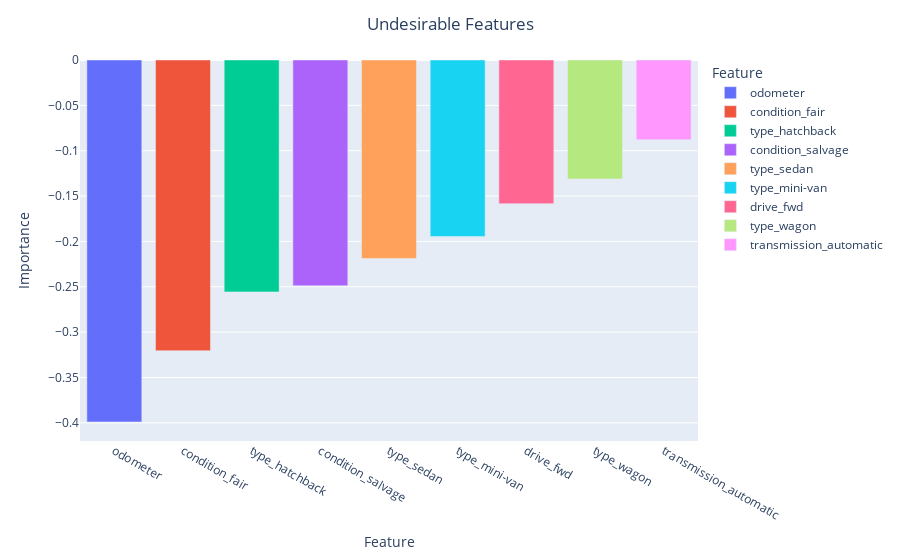

Notebook cell for this chart:
### Code cell
#px.bar(x = coeffs_df1_neg_imp['feature'], y = coeffs_df1_neg_imp['coefficient'])
pFig2.show()

### Figure 1 — Plotly figure (JSON) as saved in the notebook; plotly's stock layout.template omitted (floating-point values rounded to 4 significant figures)
{"data": [{"alignmentgroup": "True", "hovertemplate": "Feature=%{x}<br>Importance=%{y}<extra></extra>", "legendgroup": "odometer", "marker": {"color": "#636efa", "pattern": {"shape": ""}}, "name": "odometer", "offsetgroup": "odometer", "orientation": "v", "showlegend": true, "textposition": "auto", "type": "bar", "x": ["odometer"], "xaxis": "x", "y": [-0.399], "yaxis": "y"}, {"alignmentgroup": "True", "hovertemplate": "Feature=%{x}<br>Importance=%{y}<extra></extra>", "legendgroup": "condition_fair", "marker": {"color": "#EF553B", "pattern": {"shape": ""}}, "name": "condition_fair", "offsetgroup": "condition_fair", "orientation": "v", "showlegend": true, "textposition": "auto", "type": "bar", "x": ["condition_fair"], "xaxis": "x", "y": [-0.3205], "yaxis": "y"}, {"alignmentgroup": "True", "hovertemplate": "Feature=%{x}<br>Importance=%{y}<extra></extra>", "legendgroup": "type_hatchback", "marker": {"color": "#00cc96", "pattern": {"shape": ""}}, "name": "type_hatchback", "offsetgroup": "type_hatchback", "orientation": "v", "showlegend": true, "textposition": "auto", "type": "bar", "x": ["type_hatchback"], "xaxis": "x", "y": [-0.2556], "yaxis": "y"}, {"alignmentgroup": "True", "hovertemplate": "Feature=%{x}<br>Importance=%{y}<extra></extra>", "legendgroup": "condition_salvage", "marker": {"color": "#ab63fa", "pattern": {"shape": ""}}, "name": "condition_salvage", "offsetgroup": "condition_salvage", "orientation": "v", "showlegend": true, "textposition": "auto", "type": "bar", "x": ["condition_salvage"], "xaxis": "x", "y": [-0.2489], "yaxis": "y"}, {"alignmentgroup": "True", "hovertemplate": "Feature=%{x}<br>Importance=%{y}<extra></extra>", "legendgroup": "type_sedan", "marker": {"color": "#FFA15A", "pattern": {"shape": ""}}, "name": "type_sedan", "offsetgroup": "type_sedan", "orientation": "v", "showlegend": true, "textposition": "auto", "type": "bar", "x": ["type_sedan"], "xaxis": "x", "y": [-0.2187], "yaxis": "y"}, {"alignmentgroup": "True", "hovertemplate": "Feature=%{x}<br>Importance=%{y}<extra></extra>", "legendgroup": "type_mini-van", "marker": {"color": "#19d3f3", "pattern": {"shape": ""}}, "name": "type_mini-van", "offsetgroup": "type_mini-van", "orientation": "v", "showlegend": true, "textposition": "auto", "type": "bar", "x": ["type_mini-van"], "xaxis": "x", "y": [-0.1945], "yaxis": "y"}, {"alignmentgroup": "True", "hovertemplate": "Feature=%{x}<br>Importance=%{y}<extra></extra>", "legendgroup": "drive_fwd", "marker": {"color": "#FF6692", "pattern": {"shape": ""}}, "name": "drive_fwd", "offsetgroup": "drive_fwd", "orientation": "v", "showlegend": true, "textposition": "auto", "type": "bar", "x": ["drive_fwd"], "xaxis": "x", "y": [-0.1584], "yaxis": "y"}, {"alignmentgroup": "True", "hovertemplate": "Feature=%{x}<br>Importance=%{y}<extra></extra>", "legendgroup": "type_wagon", "marker": {"color": "#B6E880", "pattern": {"shape": ""}}, "name": "type_wagon", "offsetgroup": "type_wagon", "orientation": "v", "showlegend": true, "textposition": "auto", "type": "bar", "x": ["type_wagon"], "xaxis": "x", "y": [-0.1311], "yaxis": "y"}, {"alignmentgroup": "True", "hovertemplate": "Feature=%{x}<br>Importance=%{y}<extra></extra>", "legendgroup": "transmission_automatic", "marker": {"color": "#FF97FF", "pattern": {"shape": ""}}, "name": "transmission_automatic", "offsetgroup": "transmission_automatic", "orientation": "v", "showlegend": true, "textposition": "auto", "type": "bar", "x": ["transmission_automatic"], "xaxis": "x", "y": [-0.088], "yaxis": "y"}], "layout": {"barmode": "relative", "legend": {"title": {"text": "Feature"}, "tracegroupgap": 0}, "margin": {"t": 60}, "title": {"text": "Undesirable Features", "x": 0.5, "xanchor": "center"}, "xaxis": {"anchor": "y", "categoryarray": ["odometer", "condition_fair", "type_hatchback", "condition_salvage", "type_sedan", "type_mini-van", "drive_fwd", "type_wagon", "transmission_automatic"], "categoryorder": "array", "domain": [0, 1], "title": {"text": "Feature"}}, "yaxis": {"anchor": "x", "domain": [0, 1], "title": {"text": "Importance"}}}}
